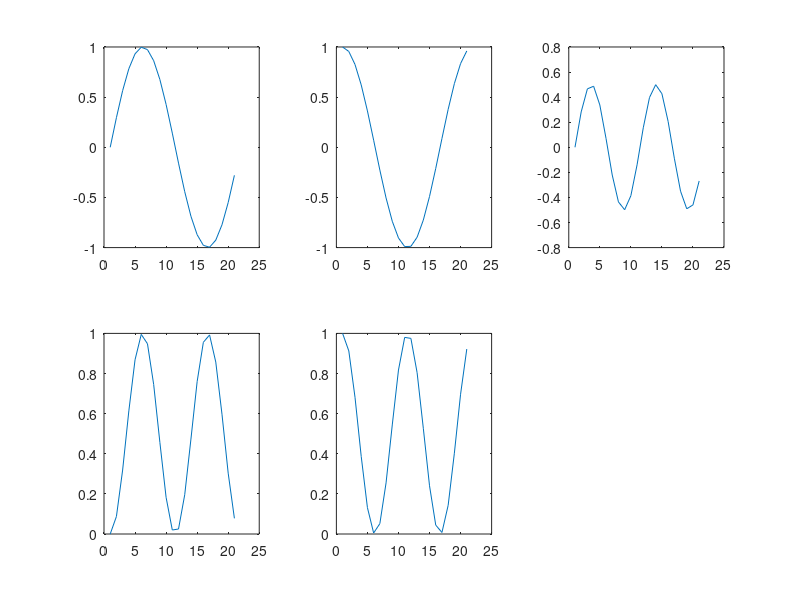

The MATLAB source for this figure:
%x = -1:1:5;
%y = x+1;
%plot(x,y);


%x = 1:.1:2*pi;
%y = sin(x);
%z = cos(x);
%plot(x,y, 'r');
%hold on
%plot(x,z, 'b');
%xlabel('X label');
%ylabel('Y label');
%title('Ploting Sin and coz curve');

x = 0:.3:2*pi;
subplot(2, 3,1); plot(sin(x))
subplot(2, 3,2); plot(cos(x))
subplot(2, 3,3); plot(sin(x).*cos(x))
subplot(2, 3,4); plot(sin(x).*sin(x))
subplot(2, 3,5); plot(cos(x).*cos(x))